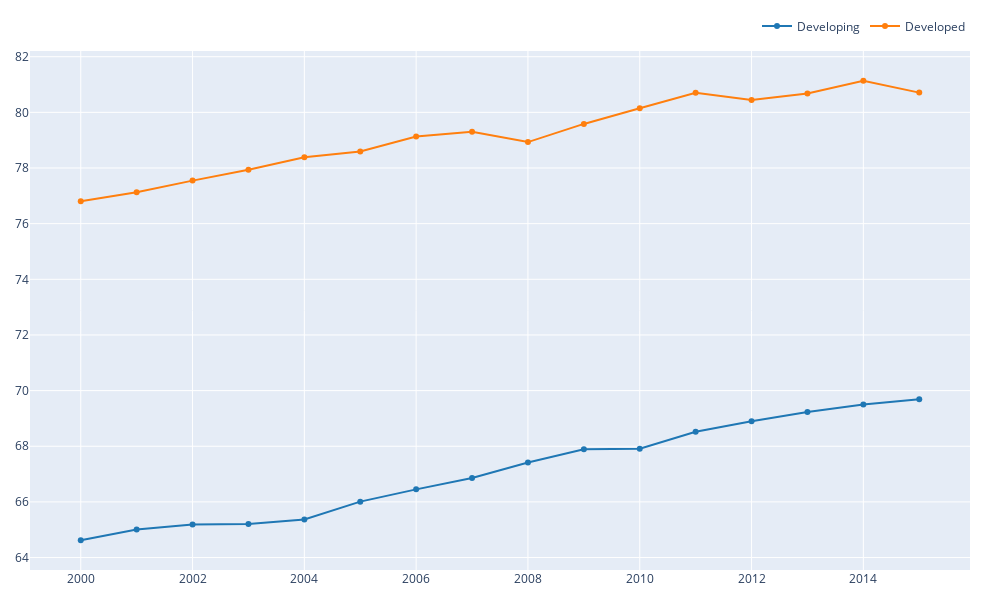

Notebook cell for this chart:
### Code cell
df4.vbt.plot(width=1000, height=600).show()

### Figure 1 — Plotly figure (JSON) as saved in the notebook; plotly's stock layout.template omitted (floating-point values rounded to 4 significant figures)
{"data": [{"name": "Developing", "showlegend": true, "type": "scatter", "uid": "fcad6ff8-ea0b-44b9-bb27-26241cb76035", "x": [2000, 2001, 2002, 2003, 2004, 2005, 2006, 2007, 2008, 2009, 2010, 2011, 2012, 2013, 2014, 2015], "y": [64.62, 65.01, 65.19, 65.21, 65.37, 66.01, 66.45, 66.86, 67.41, 67.89, 67.91, 68.52, 68.9, 69.23, 69.5, 69.69]}, {"name": "Developed", "showlegend": true, "type": "scatter", "uid": "8b743911-f081-4278-b48b-bdaf5b211e52", "x": [2000, 2001, 2002, 2003, 2004, 2005, 2006, 2007, 2008, 2009, 2010, 2011, 2012, 2013, 2014, 2015], "y": [76.8, 77.13, 77.55, 77.94, 78.38, 78.59, 79.13, 79.3, 78.93, 79.58, 80.15, 80.71, 80.44, 80.68, 81.14, 80.71]}], "layout": {"height": 600, "legend": {"orientation": "h", "traceorder": "normal", "x": 1, "xanchor": "right", "y": 1.02, "yanchor": "bottom"}, "margin": {"b": 30, "l": 30, "r": 30, "t": 30}, "width": 1000}}
